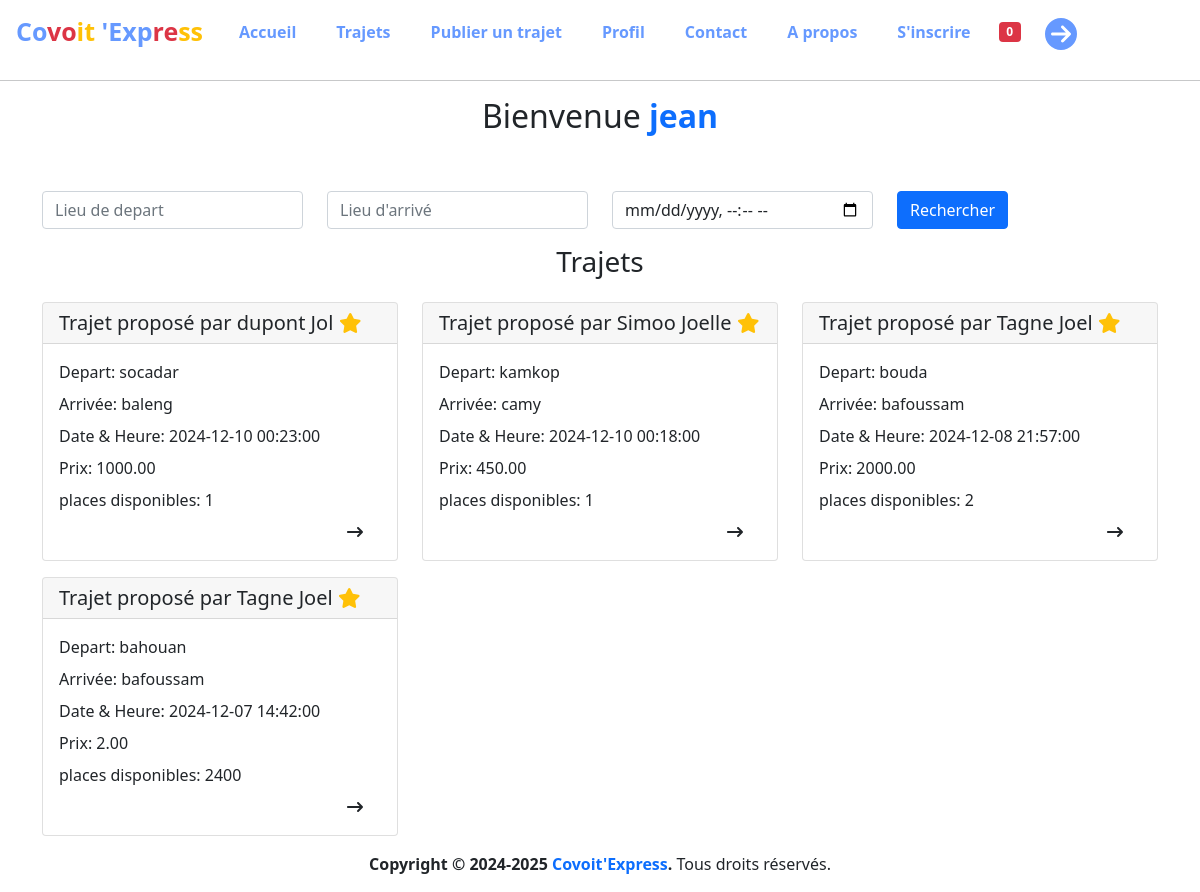
Page /Vue/trajetsProposer.php (signed in) on the committed database.
### tables this page shows
CREATE TABLE IF NOT EXISTS `conducteur` (
  `idconducteur` int NOT NULL,
  `numero_permis` varchar(100) NOT NULL,
  `assurance` varchar(255) DEFAULT NULL,
  `idutilisateur` int DEFAULT NULL,
  `vehicule_type` varchar(255) DEFAULT NULL,
  `plaque_immatriculation` varchar(255) DEFAULT NULL,
  `disponiblite` tinyint(1) DEFAULT '1',
  `date_inscriptionC` date DEFAULT NULL,
  PRIMARY KEY (`idconducteur`),
  KEY `idutilisateur` (`idutilisateur`)
);

CREATE TABLE IF NOT EXISTS `utilisateur` (
  `idutilisateur` int NOT NULL AUTO_INCREMENT,
  `nom` text,
  `prenom` text,
  `mot_de_passe` text,
  `email` text,
  `date_inscriptionU` date DEFAULT NULL,
  `tel` text,
  `ToBeDriver` int DEFAULT NULL,
  PRIMARY KEY (`idutilisateur`)
);

CREATE TABLE IF NOT EXISTS `trajets` (
  `idtrajet` int NOT NULL AUTO_INCREMENT,
  `Depart` text,
  `arrivee` text,
  `date_heure` datetime DEFAULT NULL,
  `prix` decimal(10,2) DEFAULT NULL,
  `nombres_places_disponibles` int NOT NULL,
  `idutilisateur` int DEFAULT NULL,
  `type_vehicule` varchar(255) DEFAULT NULL,
  `created_at` timestamp NULL DEFAULT CURRENT_TIMESTAMP,
  PRIMARY KEY (`idtrajet`),
  KEY `idutilisateur` (`idutilisateur`)
);

### Modele/rechercher_trajet.php (called while the page is built, shortened)
<?php
require 'database.php';
$sql="SELECT * FROM conducteur,utilisateur,trajets  WHERE conducteur.idutilisateur=utilisateur.idutilisateur AND utilisateur.idutilisateur=trajets.idutilisateur
ORDER BY idtrajet DESC LIMIT 0,6";
$trajetPropose=$pdo->query($sql);
?>

### Vue/trajetsProposer.php (the view, shortened to what this page needs)
<?php
require '../Modele/rechercher_trajet.php';
?>
    <!DOCTYPE html>
<html lang="en">
<?php
  include '../includes/head.php';
  ?>
<body>
<?php
include '../includes/navbar.php';
?>
<div class="container mb-3">
<?php
if(isset($_SESSION['utilisateur_id'])){
  echo '<h2 class="text-center mt-3">Bienvenue<b class="text-primary"> '.($_SESSION['utilisateur_username']).'</b></h2>';
  } else {
      $_SESSION['info']='<div class=" alert alert-danger">connectez vous ou inscrivez-vous pour utiliser le site </div>';
      echo '<div class="alert alert-danger>'. $_SESSION['info'] .'</div>';
  }
?>
  <form method="GET" action="" class="mt-5">
   <div class="form-group row">
          <div class="col-sm-3">
              <input type="text" placeholder="Lieu de depart" class="form-control mt-2" name="depart" required>
          </div>
          <div class="col-sm-3">
          <input type="text" placeholder="Lieu d'arrivé" class="form-control mt-2" name="arrive" required>
          </div>
          <div class="col-sm-3">
          <input type="datetime-local" class="form-control mt-2"  name="date" required>
          </div>
          <div class="col-sm-3">
              <button type="submit" class="btn btn-primary text-white mt-2">Rechercher</button>
          </div>
</div>
</form>
<h3 class="text-center">Trajets</h3>
  <div class="row">
    <?php
    while($trajet=$trajetPropose->fetch(PDO::FETCH_ASSOC)):?>
           <div class="col-sm-4 mt-3">
        <div class="card" style="">
        <h5 class="card-header">
          Trajet proposé par
            <?= $trajet['nom']." ".$trajet['prenom'];?>
            <b><i class="fa fa-star text-warning"></i></b>
        </h5>
  <div class="card-body">
    <p class="card-title">Depart: <?= $trajet['Depart']; ?> </p>
    <p class="card-title"> Arrivée: <?= $trajet['arrivee']; ?> </p>
    <p class="card-title"> Date & Heure: <?= $trajet['date_heure']; ?> </p>
    <p class="card-title">Prix: <?= $trajet['prix']; ?> </p>
    <p class="card-title">  places disponibles: <?= $trajet['nombres_places_disponibles']; ?> </p>
     <div class="row">
       <div class="col-sm-10">
      </div>
     <div class="col-sm-2">
    <a href="../Vue/reservation.php?id=<?php echo $trajet['idtrajet'];?>" class="text-dark"><i class="fa fa-long-arrow-right" ></i></a>
    </div>
      </div>
  </div>
</div>
</div>
<?php endwhile  ?>
</div>
</div>
<?php
include '../includes/foot.php';
?>
</body>
</html>

### includes/head.php (shortened to what this page needs)
<head>
       <link rel="stylesheet" href="https://maxcdn.bootstrapcdn.com/bootstrap/4.1.0/css/bootstrap.min.css">
  <link href="https://cdnjs.cloudflare.com/ajax/libs/font-awesome/5.10.0/css/all.min.css" rel="stylesheet">
    <link href="https://cdn.jsdelivr.net/npm/bootstrap-icons@1.4.1/font/bootstrap-icons.css" rel="stylesheet">
  <link rel="stylesheet" href="vendor/css/bootstrap.min.css" />
    <link rel="stylesheet" href="vendor/fontawesome/css/all.css" />
       <link href="animate/animate.min.css" rel="stylesheet">
       <link href="animate/style.css" rel="stylesheet">
       <link rel="stylesheet" href="../assets/style.css"/>
    </head>

### includes/navbar.php (shortened to what this page needs)
<nav class="navbar navbar-expand-sm long navbar-dark">
  <a class="navbar-brand" href="../Vue/index.php" id="logo">
  <div class="logo2"><b id="logo1">Co</b><b  class="text-danger text-bold">vo</b><b  class="text-warning text-bold">it</b>
     <b id="logo1">'Exp</b><b class="text-danger text-bold">re</b><b class="text-warning text-bold">ss</b>
    </div>
  </a>
  <div class="collapse navbar-collapse" id="collapsibleNavbar">
    <ul class="navbar-nav">
      <li class="nav-item">
        <a class="nav-link" href="index.php"id="boot">Accueil</a>
      </li>
      <li class="nav-item">
        <a class="nav-link" href="trajetsProposer.php" id="boot">Trajets</a>
      </li>
      <li class="nav-item">
        <a class="nav-link" href="propTrajet.php" id="boot">Publier un trajet</a>
      </li>
      <li class="nav-item">
        <a class="nav-link" href="../Vue/profilConducteur.php" id="boot">Profil</a>
       </li>
      <li class="nav-item">
        <a class="nav-link" href="contact.html" id="boot">Contact</a>
      </li>
      <li class="nav-item">
        <a class="nav-link" href="prop.html" id="boot">A propos</a>
      </li>
      <li class="nav-item">
        <a class="nav-link" href="inscription.php" id="boot" >S'inscrire</a>
      </li>
      <li class="nav-item dropdown">
        <a class="nav-link dropdown-toggle" id="navbarDropdown" role="button" data-toggle="dropdown" aria-haspopup="true" aria-expanded="false" href="#" id="boot" >
         <span id="notification-count" class="badge badge-danger">0</span>
        </a>
      </li>
    <li class="dropdown">
  <span  class="dropdown-toggle text-white" data-toggle="dropdown">
   <i class="fa fa-arrow-circle-right fa-2x  mt-2" id="fleche"></i>
  </span>
</li>
</nav>
<hr>

### includes/foot.php
  <footer class="text-center mb-3">
  <strong class="text-center">Copyright &copy; 2024-2025 <a href="#" class="text-decoration-none">Covoit'Express</a>.</strong> Tous droits réservés.
</footer>

### assets/style.css (style rules this page uses)
#boot { text-decoration: none; color:#6699ff; font-weight: bold; padding: 10px 20px; transition: 0.5s; border-radius: 6px; }
.long { background-color:transparent; }
#logo { color:#6699ff; font-weight: bold; font-size: 25px; }
#logo1 { color:#6699ff; }
.logo2 { font-size: 25px; }
#fleche { color:#6699ff; }

### rows in the picture
conducteur: idutilisateur.nom "dupont", idutilisateur.prenom "Jol", trajets.Depart "socadar", trajets.arrivee "baleng", trajets.date_heure "2024-12-10 00:23:00", trajets.prix "1000.00", trajets.nombres_places_disponibles "1"
conducteur: idutilisateur.nom "Simoo", idutilisateur.prenom "Joelle", trajets.Depart "kamkop", trajets.arrivee "camy", trajets.date_heure "2024-12-10 00:18:00", trajets.prix "450.00", trajets.nombres_places_disponibles "1"
conducteur: idutilisateur.nom "Tagne", idutilisateur.prenom "Joel", trajets.Depart "bouda", trajets.arrivee "bafoussam", trajets.date_heure "2024-12-08 21:57:00", trajets.prix "2000.00", trajets.nombres_places_disponibles "2", trajets.Depart "bahouan", trajets.date_heure "2024-12-07 14:42:00", trajets.prix "2.00", trajets.nombres_places_disponibles "2400"

### other values in the picture
$_SESSION['utilisateur_username'] "jean"
